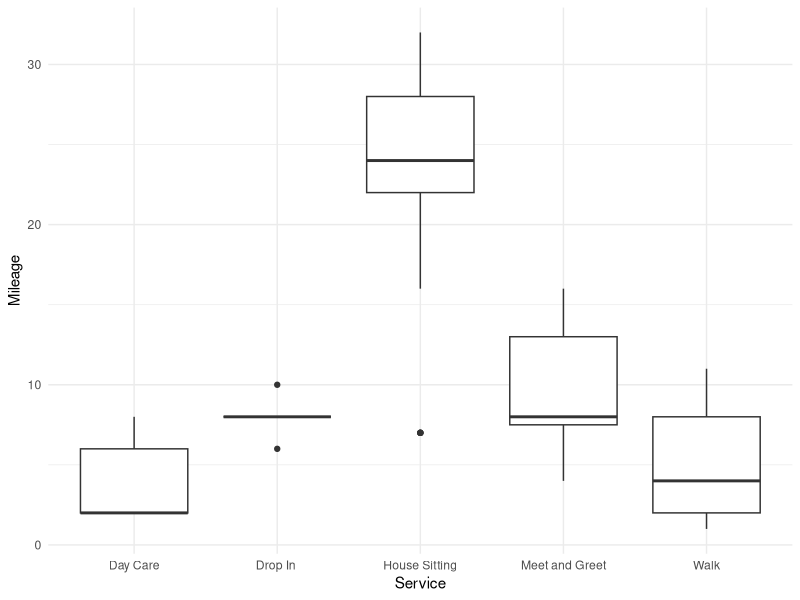
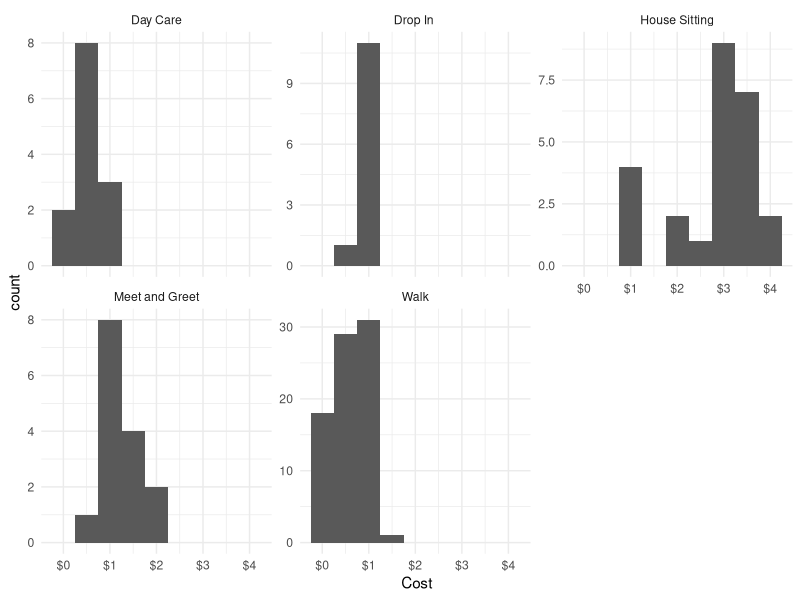

Recreate these plots in R, in order. (Note: this script raises an error after producing the figures.)
## ---- chunk 1
setwd('C:/Users/Shelby/Desktop/EDA/Rover')

library(ggplot2)
library(ggthemes)
library(scales)

df = read.csv('Rover_mileage.csv')
## ---- chunk 2
sum(df$Mileage)
## ---- chunk 3
by(df$Mileage, df$Service, sum)
## ---- chunk 4
# boxplots of mileage by service type
ggplot(aes(y = Mileage, x = Service), data = df) +
  geom_boxplot() +
  theme_minimal()
## ---- chunk 5
# Total cost of fuel
sum(df$Cost)

# histogram of cost by service type
ggplot(aes(x = Cost), data = df) +
  geom_histogram(binwidth = 0.5) +
  theme_minimal() +
  scale_x_continuous(labels = dollar_format(prefix="$")) +
  facet_wrap(~Service, scales = 'free_y', ncol = 3)
## ---- chunk 6
# format date column
df$Date_formatted <- strptime(df$Date, format = '%m/%d/%Y')
# order by date
df = df[order(df$Date_formatted),]

# plot
ggplot(aes(x = Date_formatted, y = cumsum(Mileage)), data = df) +
  geom_line() +
  scale_y_continuous("Cummulative Mileage") +
  scale_x_datetime("Date", labels=date_format("%b %y")) +
  geom_point() +
  annotate("text", color = 'grey30',
           x = strptime(c("12-15-2017", "09-24-2017", "11-21-2017"), format = '%m-%d-%Y'), 
           y = c(850, 250, 490), 
           label = c('Trip to Vietnam', 'Little business', 'Week-long cycle')) +
  theme_minimal()
## ---- chunk 7
# calculate cummulative sum by service type
df$csum <- ave(df$Mileage, df$Service, FUN=cumsum)

# plot
ggplot(aes(x = Date_formatted, y = csum, color = Service), data = df) +
  geom_line() +
  scale_y_continuous("Cummulative Mileage") +
  scale_x_datetime("Date", labels=date_format("%b %y")) +
  geom_point() +
  theme_minimal() 
